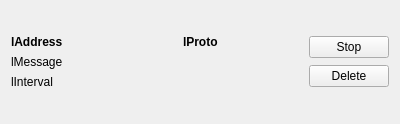
<?xml version="1.0" encoding="UTF-8"?>
<ui version="4.0">
 <class>ListItem</class>
 <widget class="QWidget" name="ListItem">
  <property name="geometry">
   <rect>
    <x>0</x>
    <y>0</y>
    <width>400</width>
    <height>124</height>
   </rect>
  </property>
  <property name="windowTitle">
   <string>Form</string>
  </property>
  <layout class="QHBoxLayout" name="horizontalLayout_2">
   <item>
    <layout class="QVBoxLayout" name="verticalLayout">
     <item>
      <layout class="QVBoxLayout" name="verticalLayout_4">
       <item>
        <layout class="QHBoxLayout" name="horizontalLayout_3">
         <item>
          <layout class="QGridLayout" name="gridLayout_2">
           <property name="sizeConstraint">
            <enum>QLayout::SetDefaultConstraint</enum>
           </property>
           <item row="3" column="0">
            <widget class="QLabel" name="lInterval">
             <property name="text">
              <string>lInterval</string>
             </property>
            </widget>
           </item>
           <item row="1" column="0">
            <layout class="QHBoxLayout" name="horizontalLayout">
             <item>
              <widget class="QLabel" name="lAddress">
               <property name="sizePolicy">
                <sizepolicy hsizetype="Expanding" vsizetype="Preferred">
                 <horstretch>0</horstretch>
                 <verstretch>0</verstretch>
                </sizepolicy>
               </property>
               <property name="font">
                <font>
                 <weight>75</weight>
                 <bold>true</bold>
                </font>
               </property>
               <property name="text">
                <string>lAddress</string>
               </property>
              </widget>
             </item>
             <item>
              <widget class="QLabel" name="lProto">
               <property name="sizePolicy">
                <sizepolicy hsizetype="Maximum" vsizetype="Preferred">
                 <horstretch>0</horstretch>
                 <verstretch>0</verstretch>
                </sizepolicy>
               </property>
               <property name="minimumSize">
                <size>
                 <width>120</width>
                 <height>0</height>
                </size>
               </property>
               <property name="font">
                <font>
                 <weight>75</weight>
                 <bold>true</bold>
                </font>
               </property>
               <property name="text">
                <string>lProto</string>
               </property>
              </widget>
             </item>
            </layout>
           </item>
           <item row="2" column="0">
            <widget class="QLabel" name="lMessage">
             <property name="text">
              <string>lMessage</string>
             </property>
            </widget>
           </item>
          </layout>
         </item>
         <item>
          <layout class="QVBoxLayout" name="verticalLayout_5">
           <item>
            <widget class="QPushButton" name="pbStop">
             <property name="text">
              <string>Stop</string>
             </property>
            </widget>
           </item>
           <item>
            <widget class="QPushButton" name="pbDelete">
             <property name="sizePolicy">
              <sizepolicy hsizetype="Minimum" vsizetype="Fixed">
               <horstretch>0</horstretch>
               <verstretch>0</verstretch>
              </sizepolicy>
             </property>
             <property name="text">
              <string>Delete</string>
             </property>
            </widget>
           </item>
          </layout>
         </item>
        </layout>
       </item>
      </layout>
     </item>
    </layout>
   </item>
  </layout>
 </widget>
 <resources/>
 <connections/>
</ui>
